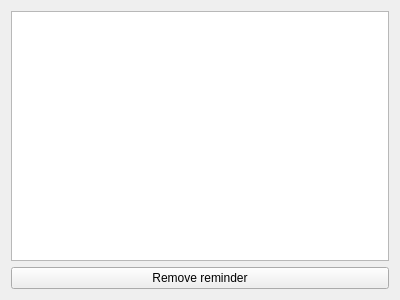
<?xml version="1.0" encoding="UTF-8"?>
<ui version="4.0">
 <class>MainWindow</class>
 <widget class="QMainWindow" name="MainWindow">
  <property name="geometry">
   <rect>
    <x>0</x>
    <y>0</y>
    <width>400</width>
    <height>300</height>
   </rect>
  </property>
  <property name="windowTitle">
   <string>MainWindow</string>
  </property>
  <widget class="QWidget" name="centralWidget">
   <layout class="QVBoxLayout" name="verticalLayout">
    <item>
     <widget class="QListWidget" name="listWidget"/>
    </item>
    <item>
     <widget class="QPushButton" name="removeReminderButton">
      <property name="text">
       <string>Remove reminder</string>
      </property>
     </widget>
    </item>
   </layout>
  </widget>
 </widget>
 <layoutdefault spacing="6" margin="11"/>
 <resources/>
 <connections/>
</ui>
